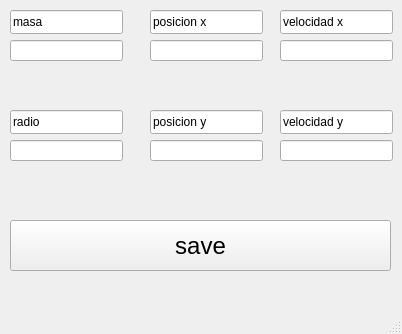
<?xml version="1.0" encoding="UTF-8"?>
<ui version="4.0">
 <class>new_planet</class>
 <widget class="QMainWindow" name="new_planet">
  <property name="geometry">
   <rect>
    <x>0</x>
    <y>0</y>
    <width>402</width>
    <height>334</height>
   </rect>
  </property>
  <property name="windowTitle">
   <string>MainWindow</string>
  </property>
  <widget class="QWidget" name="centralwidget">
   <widget class="QPushButton" name="pushButton">
    <property name="geometry">
     <rect>
      <x>10</x>
      <y>220</y>
      <width>381</width>
      <height>51</height>
     </rect>
    </property>
    <property name="font">
     <font>
      <pointsize>18</pointsize>
     </font>
    </property>
    <property name="text">
     <string>save</string>
    </property>
   </widget>
   <widget class="QLineEdit" name="lineEdit">
    <property name="geometry">
     <rect>
      <x>10</x>
      <y>10</y>
      <width>113</width>
      <height>24</height>
     </rect>
    </property>
    <property name="text">
     <string>masa</string>
    </property>
   </widget>
   <widget class="QLineEdit" name="lineEdit_2">
    <property name="geometry">
     <rect>
      <x>10</x>
      <y>110</y>
      <width>113</width>
      <height>24</height>
     </rect>
    </property>
    <property name="text">
     <string>radio</string>
    </property>
   </widget>
   <widget class="QLineEdit" name="lineEdit_3">
    <property name="geometry">
     <rect>
      <x>150</x>
      <y>10</y>
      <width>113</width>
      <height>24</height>
     </rect>
    </property>
    <property name="text">
     <string>posicion x</string>
    </property>
   </widget>
   <widget class="QLineEdit" name="lineEdit_4">
    <property name="geometry">
     <rect>
      <x>150</x>
      <y>110</y>
      <width>113</width>
      <height>24</height>
     </rect>
    </property>
    <property name="text">
     <string>posicion y</string>
    </property>
   </widget>
   <widget class="QLineEdit" name="lineEdit_5">
    <property name="geometry">
     <rect>
      <x>280</x>
      <y>10</y>
      <width>113</width>
      <height>24</height>
     </rect>
    </property>
    <property name="text">
     <string>velocidad x</string>
    </property>
   </widget>
   <widget class="QLineEdit" name="lineEdit_6">
    <property name="geometry">
     <rect>
      <x>280</x>
      <y>110</y>
      <width>113</width>
      <height>24</height>
     </rect>
    </property>
    <property name="text">
     <string>velocidad y</string>
    </property>
   </widget>
   <widget class="QLineEdit" name="mass">
    <property name="geometry">
     <rect>
      <x>10</x>
      <y>40</y>
      <width>113</width>
      <height>21</height>
     </rect>
    </property>
   </widget>
   <widget class="QLineEdit" name="rad">
    <property name="geometry">
     <rect>
      <x>10</x>
      <y>140</y>
      <width>113</width>
      <height>21</height>
     </rect>
    </property>
    <property name="text">
     <string/>
    </property>
   </widget>
   <widget class="QLineEdit" name="Py">
    <property name="geometry">
     <rect>
      <x>150</x>
      <y>140</y>
      <width>113</width>
      <height>21</height>
     </rect>
    </property>
    <property name="text">
     <string/>
    </property>
   </widget>
   <widget class="QLineEdit" name="Px">
    <property name="geometry">
     <rect>
      <x>150</x>
      <y>40</y>
      <width>113</width>
      <height>21</height>
     </rect>
    </property>
   </widget>
   <widget class="QLineEdit" name="Vx">
    <property name="geometry">
     <rect>
      <x>280</x>
      <y>40</y>
      <width>113</width>
      <height>21</height>
     </rect>
    </property>
   </widget>
   <widget class="QLineEdit" name="Vy">
    <property name="geometry">
     <rect>
      <x>280</x>
      <y>140</y>
      <width>113</width>
      <height>21</height>
     </rect>
    </property>
   </widget>
  </widget>
  <widget class="QMenuBar" name="menubar">
   <property name="geometry">
    <rect>
     <x>0</x>
     <y>0</y>
     <width>402</width>
     <height>25</height>
    </rect>
   </property>
  </widget>
  <widget class="QStatusBar" name="statusbar"/>
 </widget>
 <resources/>
 <connections/>
</ui>
